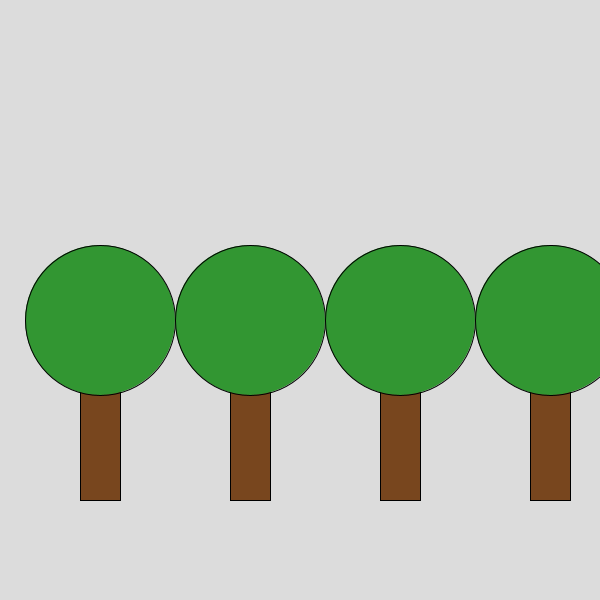
Frame 1 (no input)
Frame 60 (the mouse pressed at the canvas centre just before this capture): identical to frame 1, image omitted
Frame 120 (the mouse held since frame 60 and released just before this capture): identical to frame 1, image omitted

The Processing sketch that drew this single still picture (run headless with seeded random() and noise(); from frame 60 on, the mouse is pressed at the canvas centre):

// Processing sketch: opdracht_9_10
// ── opdracht_9_10.pde
void setup() {
  size(600, 600);
}

void draw() {
  background(220);

  tekenBos();
}

void tekenBos() {
  tekenBoom(100, 500);
  tekenBoom(250, 500);
  tekenBoom(400, 500);
  tekenBoom(550, 500);
}

void tekenBoom(float x, float y) {
  fill(120, 70, 30);
  rect(x - 20, y - 150, 40, 150);

  fill(50, 150, 50);
  ellipse(x, y - 180, 150, 150);
}
